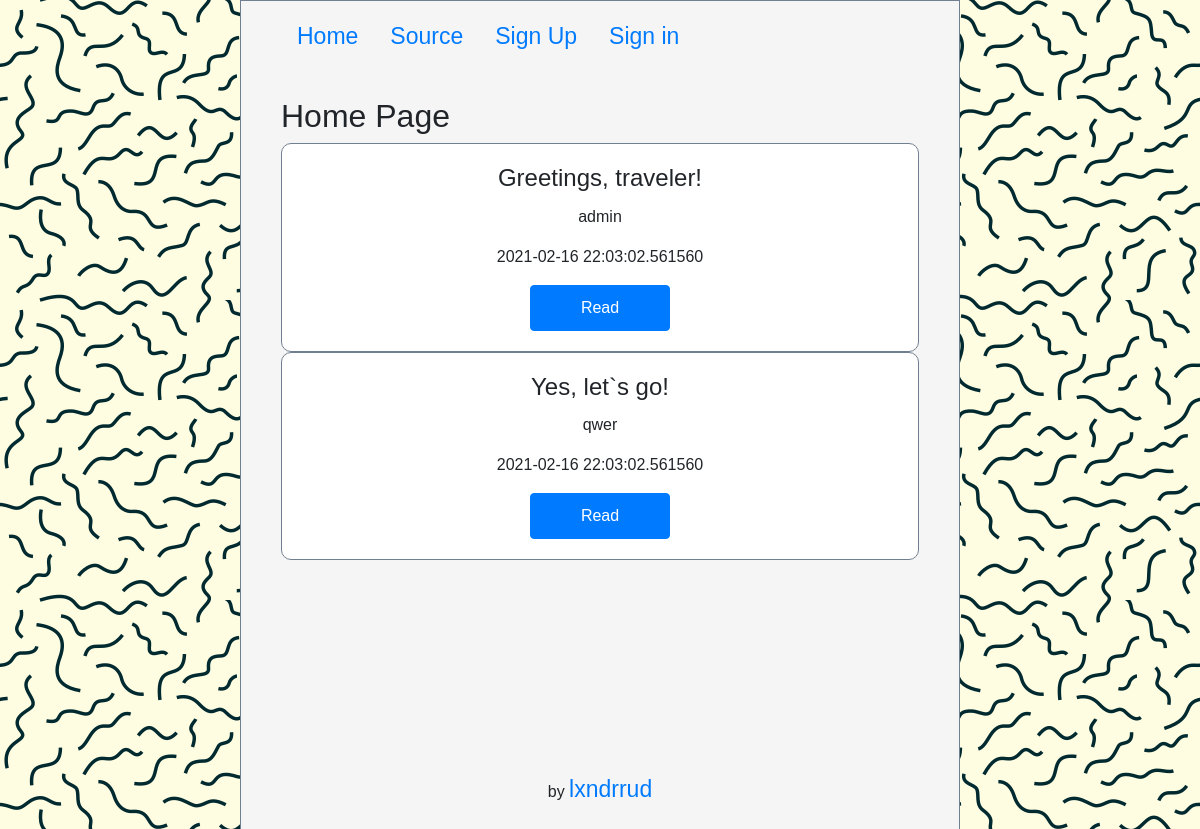
/, run on an earlier commit of the app's database.
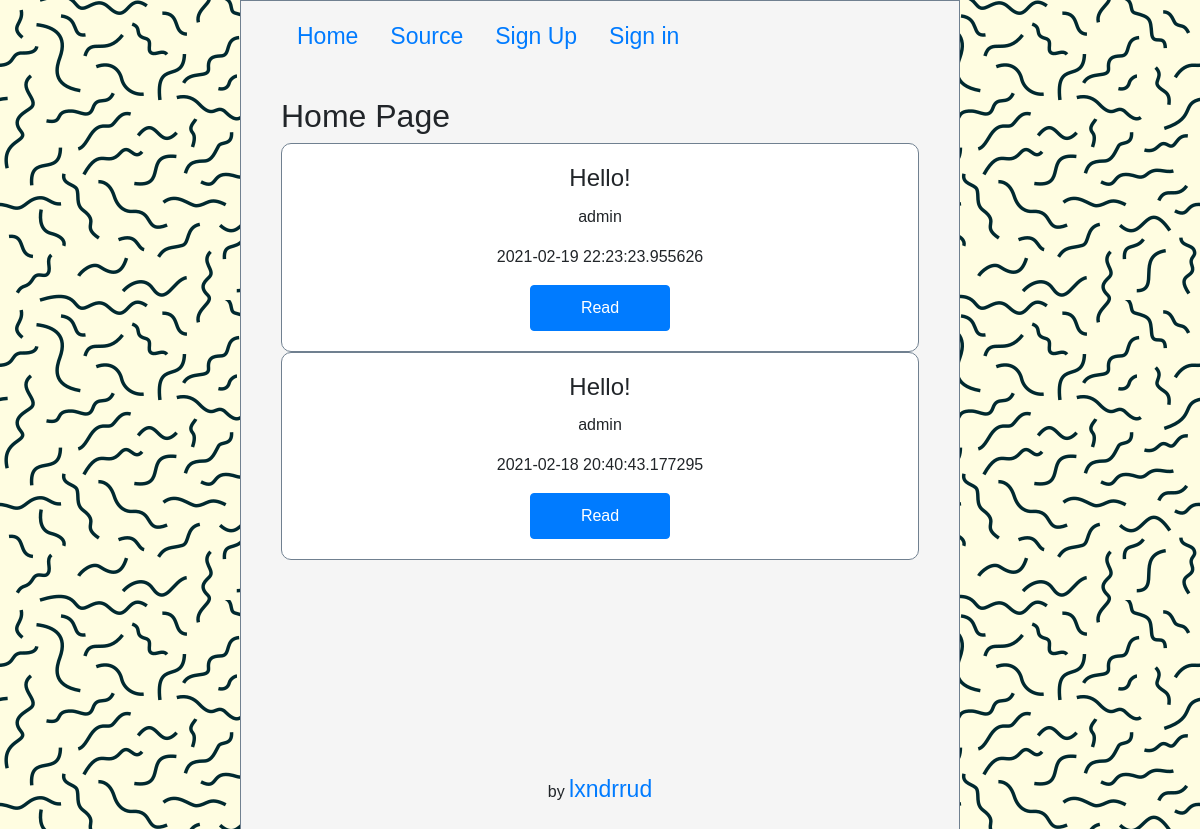
And on a later commit of the database.
### script.py (models this page shows, shortened)
class Post(db.Model):
    id = db.Column(db.Integer, primary_key=True)
    title = db.Column(db.String(50), nullable=False)
    text = db.Column(db.String(500), nullable=False)
    datetime = db.Column(db.DateTime, nullable=False, default=datetime.now())
    author_nickname = db.Column(db.String(50), db.ForeignKey('user.nickname'))
    commentaries = db.relationship('Commentary', backref=db.backref('post'))
    likes = db.relationship('Like', backref=db.backref('post'))

### script.py (the view)
@app.route('/', methods=['GET'])
def home():
    if not session.get('is_authenticated', False):
        session['is_authenticated'] = False
    posts = Post.query.order_by(Post.datetime).all()
    posts.reverse()
    return render_template('home.html', posts=posts)

### templates/home.html (shortened to what this page needs)
{% extends 'base.html' %}
{% block content %}
    <h2 class="page-title">Home Page</h2>
    {% for post in posts %}
        <div class="card">
            <div class="card-body">
                {% if post.title.__len__() > 30 %}
                    <h4 class="card-title">{{ post.title[:30]+'...' }}</h4>
                {% else %}
                    <h4 class="card-title">{{ post.title }}</h4>
                {% endif %}
                <p class="card-text">{{ post.author_nickname }}</p>
                <p class="card-text">{{ post.datetime }}</p>
                <a href="{{ url_for('post_detail', post_id=post.id) }}" class="btn btn-primary">Read</a>
            </div>
        </div>
    {% endfor %}
{% endblock content %}

### templates/base.html (shortened to what this page needs)
<!doctype html>
<html lang="en">
<head>
    <link rel="stylesheet" href="https://maxcdn.bootstrapcdn.com/bootstrap/4.0.0/css/bootstrap.min.css">
    <link rel="stylesheet" href="{{ url_for('static', filename='css/style.css') }}">
</head>
<body>
    <div class="wrapper">
        <ul class="nav">
            <li class="nav-item">
                <a class="nav-link" href="{{ url_for('home') }}">Home</a>
            </li>
            <li class="nav-item">
                <a href="https://github.com/lxndrrud/flaskalc" class="nav-link">Source</a>
            </li>
            {% if session.is_authenticated %}
                <li class="nav-item">
                    <a class="nav-link" href="{{ url_for('user_posts', nickname=session.nickname) }}">Hi, {{ session.nickname }}!</a>
                </li>
                <li class="nav-item">
                    <a class="nav-link" href="{{ url_for('post_create') }}">Create post</a>
                </li>
                <li class="nav-item">
                    <a class="nav-link" href="{{ url_for('change_password') }}">Change password</a>
                </li>
                <li class="nav-item">
                    <a class="nav-link" href="{{ url_for('logout') }}">Log Out</a>
                </li>
            {% else %}
                <li class="nav-item">
                    <a class="nav-link" href="{{ url_for('signup') }}">Sign Up</a>
                </li>
                <li class="nav-item">
                    <a class="nav-link" href="{{ url_for('signin') }}">Sign in</a>
                </li>
            {% endif %}
        </ul>
        <div class="content">{% block content %}{% endblock content %}</div>
        <div class="footer">
            <p>by <a href="https://github.com/lxndrrud">lxndrrud</a></p>
        </div>
    </div>
</body>
</html>

### static/css/style.css (style rules this page uses)
* { margin: 0; padding: 0; }
html, body { font-family: Helvetica; }
body { background: url(../volnistye-linii.png); word-wrap: break-word; }
.wrapper { background: whitesmoke; width: 60%; min-height: 100vh; margin: 0 20%; border: 1px solid slategrey; }
a { font-size: 23px; }
.nav { padding-left: 40px; padding-top: 10px; border-width: 0px; }
.content { margin: 0; padding-top: 35px; padding-left: 40px; padding-right: 40px; box-sizing: border-box; padding-bottom: 10px; min-height: calc(100vh - 90px); }
.footer { height: 90px; vertical-align: bottom; text-align: center; }
.card { border-radius: 10px; border: none; }
.card-body { text-align: center; border-radius: 10px; border: 1px solid slategrey; }
.btn { padding: 10px 50px; }

What changed in the data, as far as the page shows it:
removed Post: title "Yes, let`s go!", author_nickname "qwer", datetime "2021-02-16 22:03:02.561560"
changed Post (number 1 of 2 on the later page): title "Greetings, traveler!" → "Hello!"; datetime "2021-02-16 22:03:02.561560" → "2021-02-19 22:23:23.955626"
added Post: title "Hello!", author_nickname "admin", datetime "2021-02-18 20:40:43.177295"
